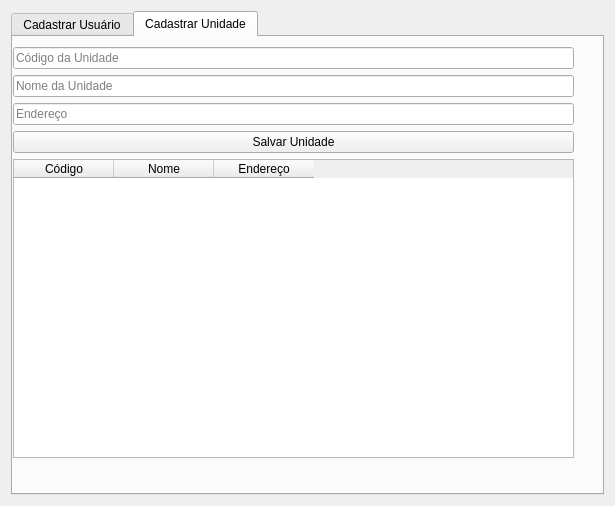
<?xml version="1.0" encoding="UTF-8"?>
<ui version="4.0">
 <class>TelaAdmin</class>
 <widget class="QDialog" name="TelaAdmin">
  <property name="geometry">
   <rect>
    <x>0</x>
    <y>0</y>
    <width>615</width>
    <height>506</height>
   </rect>
  </property>
  <property name="windowTitle">
   <string>Dialog</string>
  </property>
  <layout class="QVBoxLayout" name="verticalLayout">
   <item>
    <widget class="QTabWidget" name="tabWidgetMain">
     <property name="currentIndex">
      <number>1</number>
     </property>
     <widget class="QWidget" name="tab">
      <attribute name="title">
       <string>Cadastrar Usuário</string>
      </attribute>
      <widget class="QWidget" name="">
       <property name="geometry">
        <rect>
         <x>0</x>
         <y>10</y>
         <width>561</width>
         <height>411</height>
        </rect>
       </property>
       <layout class="QVBoxLayout" name="verticalLayout_3">
        <item>
         <layout class="QVBoxLayout" name="verticalLayout_2">
          <item>
           <widget class="QLineEdit" name="lineEditNomeUser">
            <property name="placeholderText">
             <string>Nome</string>
            </property>
           </widget>
          </item>
          <item>
           <widget class="QLineEdit" name="lineEditEmailUser">
            <property name="placeholderText">
             <string>E-mail</string>
            </property>
           </widget>
          </item>
          <item>
           <widget class="QComboBox" name="comboUnidadeUser">
            <property name="placeholderText">
             <string>ex: Norte, Sul, Centro</string>
            </property>
           </widget>
          </item>
          <item>
           <widget class="QComboBox" name="comboPerfilUser">
            <property name="placeholderText">
             <string>Gerente, Operador de Caixa, Repositor</string>
            </property>
           </widget>
          </item>
          <item>
           <widget class="QPushButton" name="btnSalvarUser">
            <property name="text">
             <string>Salvar Usuario</string>
            </property>
           </widget>
          </item>
         </layout>
        </item>
        <item>
         <widget class="QTableWidget" name="tabelaUsuarios">
          <column>
           <property name="text">
            <string>Nome</string>
           </property>
          </column>
          <column>
           <property name="text">
            <string>E-mail</string>
           </property>
          </column>
          <column>
           <property name="text">
            <string>Perfil</string>
           </property>
          </column>
          <column>
           <property name="text">
            <string>Unidade</string>
           </property>
          </column>
         </widget>
        </item>
       </layout>
      </widget>
     </widget>
     <widget class="QWidget" name="tab_2">
      <attribute name="title">
       <string>Cadastrar Unidade</string>
      </attribute>
      <widget class="QWidget" name="layoutWidget">
       <property name="geometry">
        <rect>
         <x>0</x>
         <y>10</y>
         <width>561</width>
         <height>411</height>
        </rect>
       </property>
       <layout class="QVBoxLayout" name="verticalLayout_4">
        <item>
         <layout class="QVBoxLayout" name="verticalLayout_5">
          <item>
           <widget class="QLineEdit" name="lineEditCodigoUni">
            <property name="placeholderText">
             <string>Código da Unidade</string>
            </property>
           </widget>
          </item>
          <item>
           <widget class="QLineEdit" name="lineEditNomeUni">
            <property name="placeholderText">
             <string>Nome da Unidade</string>
            </property>
           </widget>
          </item>
          <item>
           <widget class="QLineEdit" name="lineEditEnderecoUni">
            <property name="placeholderText">
             <string>Endereço</string>
            </property>
           </widget>
          </item>
          <item>
           <widget class="QPushButton" name="btnSalvarUni">
            <property name="text">
             <string>Salvar Unidade</string>
            </property>
           </widget>
          </item>
         </layout>
        </item>
        <item>
         <widget class="QTableWidget" name="tabelaUnidades">
          <column>
           <property name="text">
            <string>Código</string>
           </property>
          </column>
          <column>
           <property name="text">
            <string>Nome</string>
           </property>
          </column>
          <column>
           <property name="text">
            <string>Endereço</string>
           </property>
          </column>
         </widget>
        </item>
       </layout>
      </widget>
     </widget>
    </widget>
   </item>
  </layout>
 </widget>
 <resources/>
 <connections/>
</ui>
